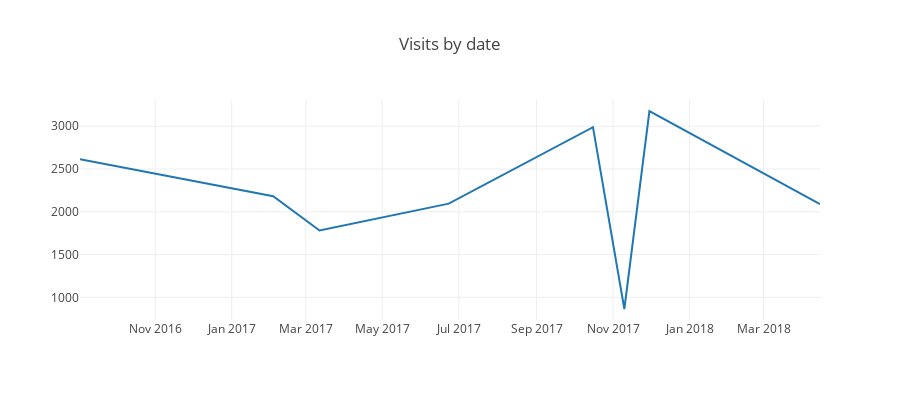

The notebook cell this image was saved under:
### Code cell
# Monthly visit trends

def _add_date_features(df):
    df['date'] = df['date'].astype(str)
    df["date"] = df["date"].apply(lambda x : x[:4] + "-" + x[4:6] + "-" + x[6:])
    df["date"] = pd.to_datetime(df["date"])
    
    df["month"]   = df['date'].dt.month
    df["day"]     = df['date'].dt.day
    df["weekday"] = df['date'].dt.weekday
    return df 

masterdata = _add_date_features(masterdata)

tmp = masterdata['date'].value_counts().to_frame().reset_index().sort_values('index')
tmp = tmp.rename(columns = {"index" : "dateX", "date" : "visits"})

tr = go.Scatter(mode="lines", x = tmp["dateX"].astype(str), y = tmp["visits"])
layout = go.Layout(title="Visits by date", height=400)
fig = go.Figure(data = [tr], layout = layout)
iplot(fig)

### Figure 1 — Plotly figure (JSON) as saved in the notebook; plotly's stock layout.template omitted (floating-point values rounded to 4 significant figures)
{"data": [{"mode": "lines", "type": "scatter", "uid": "36be340c-6c4a-43f7-8a9e-6cd8434d9b57", "x": ["2016-09-02", "2017-01-26", "2017-02-03", "2017-03-12", "2017-06-23", "2017-10-16", "2017-11-10", "2017-11-30", "2018-04-15"], "y": [2613, 2209, 2182, 1781, 2095, 2989, 864, 3178, 2089]}], "layout": {"height": 400, "title": "Visits by date"}}
